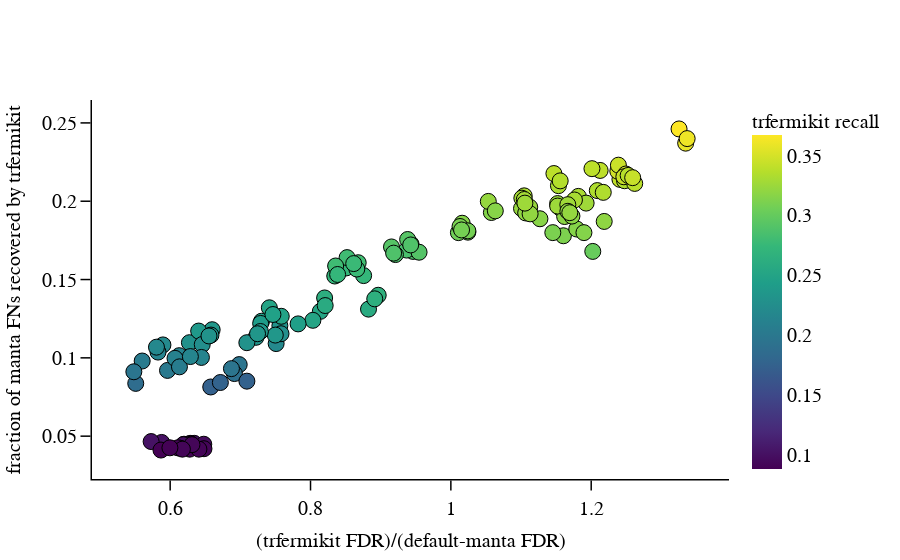

The notebook cell this image was saved under:
### Code cell
def get_marker_extra(color, title): 
    return dict(
        color=color,
        colorscale='Viridis',
        showscale=True,
        colorbar=dict(
            title=dict(text=title, font=get_font()),
            tickfont=get_font()
        )
    )
    
def get_marker(color, title): 
    return {**get_marker_core('circle'), **get_marker_extra(color, title)}
    
def plot_manta_complementarity(svtype, trfermikit_flavor): 
    normalized_trfermikit_FDRs, fractions_of_manta_FN, configs = get_normalizedTrfermikitFDRs_mantaFractions_configs(svtype='DEL', trfermikit_flavor='trfermikit.unitigSupport.thinned')
    trfermikit_TPRs, _, _ = get_TPRs_FDRs_configs(trfermikit_flavor, svtype) 
    
    fig = go.Figure(data=go.Scatter(
        x=normalized_trfermikit_FDRs,
        y=fractions_of_manta_FN,
        mode='markers',
        showlegend=False,     
        marker=get_marker(color=trfermikit_TPRs, title='trfermikit recall'),
    ))
    update_axes(fig, 'x', '(trfermikit FDR)/(default-manta FDR)') 
    update_axes(fig, 'y', 'fraction of manta FNs recovered by trfermikit') 
    fig.update_layout(plot_bgcolor='white')    
        
    write(
        fig, 
        sub_directory='manta_complementarity', 
        svtype=svtype,
        data=[
            {
                'trfermikit_TPR': trfermikit_TPR,
                'normalized_trfermikit_FDR': normalized_trfermikit_FDR,
                'fraction_of_manta_FN': fraction_of_manta_FN,
                'config': config
            }
            for trfermikit_TPR, normalized_trfermikit_FDR, fraction_of_manta_FN, config
            in sorted(zip(trfermikit_TPRs, normalized_trfermikit_FDRs, fractions_of_manta_FN, configs))
        ]
    )
        
    fig.show()

plot_manta_complementarity(svtype='DEL', trfermikit_flavor='trfermikit.unitigSupport.thinned')

### Figure 1 — Plotly figure (JSON) as saved in the notebook; plotly's stock layout.template omitted (floating-point values rounded to 4 significant figures; data arrays with more than 128 entries replaced by an {"elided": "..."} marker saying what was removed)
{"data": [{"marker": {"color": {"elided": "135 float values"}, "colorbar": {"tickfont": {"color": "black", "family": "Arial", "size": 20}, "title": {"font": {"color": "black", "family": "Arial", "size": 20}, "text": "trfermikit recall"}}, "colorscale": [[0, "#440154"], [0.1111, "#482878"], [0.2222, "#3e4989"], [0.3333, "#31688e"], [0.4444, "#26828e"], [0.5556, "#1f9e89"], [0.6667, "#35b779"], [0.7778, "#6ece58"], [0.8889, "#b5de2b"], [1, "#fde725"]], "line": {"color": "black", "width": 1}, "showscale": true, "size": 16, "symbol": "circle"}, "mode": "markers", "showlegend": false, "type": "scatter", "x": {"elided": "135 float values"}, "y": {"elided": "135 float values"}}], "layout": {"plot_bgcolor": "white", "xaxis": {"linecolor": "black", "linewidth": 1.5, "showgrid": false, "showline": true, "tickcolor": "black", "tickfont": {"color": "black", "family": "Arial", "size": 20}, "ticklen": 10, "ticks": "outside", "tickwidth": 1.5, "title": {"font": {"color": "black", "family": "Arial", "size": 20}, "text": "(trfermikit FDR)/(default-manta FDR)"}}, "yaxis": {"linecolor": "black", "linewidth": 1.5, "showgrid": false, "showline": true, "tickcolor": "black", "tickfont": {"color": "black", "family": "Arial", "size": 20}, "ticklen": 10, "ticks": "outside", "tickwidth": 1.5, "title": {"font": {"color": "black", "family": "Arial", "size": 20}, "text": "fraction of manta FNs recovered by trfermikit"}}}}
